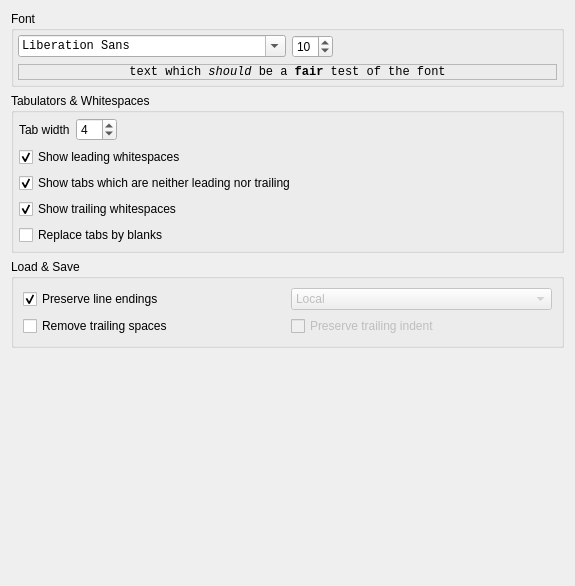
<?xml version="1.0" encoding="UTF-8"?>
<ui version="4.0">
 <class>QEditConfig</class>
 <widget class="QWidget" name="QEditConfig">
  <property name="geometry">
   <rect>
    <x>0</x>
    <y>0</y>
    <width>575</width>
    <height>586</height>
   </rect>
  </property>
  <layout class="QVBoxLayout">
   <item>
    <widget class="QGroupBox" name="gbFont">
     <property name="sizePolicy">
      <sizepolicy hsizetype="Preferred" vsizetype="Preferred">
       <horstretch>0</horstretch>
       <verstretch>0</verstretch>
      </sizepolicy>
     </property>
     <property name="title">
      <string>Font</string>
     </property>
     <layout class="QGridLayout">
      <property name="margin" stdset="0">
       <number>4</number>
      </property>
      <item row="0" column="0">
       <widget class="QFontComboBox" name="cbFont">
        <property name="font">
         <font>
          <family>Monospace</family>
         </font>
        </property>
        <property name="currentFont">
         <font>
          <family>Tahoma</family>
         </font>
        </property>
       </widget>
      </item>
      <item row="0" column="1">
       <widget class="QSpinBox" name="spnFontSize">
        <property name="buttonSymbols">
         <enum>QAbstractSpinBox::UpDownArrows</enum>
        </property>
        <property name="minimum">
         <number>6</number>
        </property>
        <property name="maximum">
         <number>50</number>
        </property>
        <property name="value">
         <number>10</number>
        </property>
       </widget>
      </item>
      <item row="1" column="0" colspan="3">
       <widget class="QLabel" name="lblSampleText">
        <property name="sizePolicy">
         <sizepolicy hsizetype="Preferred" vsizetype="Preferred">
          <horstretch>0</horstretch>
          <verstretch>0</verstretch>
         </sizepolicy>
        </property>
        <property name="font">
         <font>
          <family>Monospace</family>
         </font>
        </property>
        <property name="frameShape">
         <enum>QFrame::StyledPanel</enum>
        </property>
        <property name="frameShadow">
         <enum>QFrame::Sunken</enum>
        </property>
        <property name="text">
         <string>text which &lt;i&gt;should&lt;/i&gt; be a &lt;b&gt;fair&lt;/b&gt; test of the font</string>
        </property>
        <property name="alignment">
         <set>Qt::AlignCenter</set>
        </property>
        <property name="margin">
         <number>0</number>
        </property>
       </widget>
      </item>
      <item row="0" column="2">
       <spacer>
        <property name="orientation">
         <enum>Qt::Horizontal</enum>
        </property>
        <property name="sizeHint" stdset="0">
         <size>
          <width>40</width>
          <height>20</height>
         </size>
        </property>
       </spacer>
      </item>
     </layout>
    </widget>
   </item>
   <item>
    <widget class="QGroupBox" name="gbTabs">
     <property name="sizePolicy">
      <sizepolicy hsizetype="Preferred" vsizetype="Preferred">
       <horstretch>0</horstretch>
       <verstretch>0</verstretch>
      </sizepolicy>
     </property>
     <property name="title">
      <string>Tabulators &amp;&amp; Whitespaces</string>
     </property>
     <layout class="QVBoxLayout">
      <property name="margin" stdset="0">
       <number>5</number>
      </property>
      <item>
       <layout class="QHBoxLayout">
        <item>
         <widget class="QLabel" name="lblTabWitdh">
          <property name="sizePolicy">
           <sizepolicy hsizetype="Minimum" vsizetype="Preferred">
            <horstretch>0</horstretch>
            <verstretch>0</verstretch>
           </sizepolicy>
          </property>
          <property name="text">
           <string>Tab width</string>
          </property>
          <property name="buddy">
           <cstring>spnTabWidth</cstring>
          </property>
         </widget>
        </item>
        <item>
         <widget class="QSpinBox" name="spnTabWidth">
          <property name="value">
           <number>4</number>
          </property>
         </widget>
        </item>
        <item>
         <spacer>
          <property name="orientation">
           <enum>Qt::Horizontal</enum>
          </property>
          <property name="sizeHint" stdset="0">
           <size>
            <width>40</width>
            <height>20</height>
           </size>
          </property>
         </spacer>
        </item>
       </layout>
      </item>
      <item>
       <widget class="QCheckBox" name="chkShowLeadingWhitespace">
        <property name="text">
         <string>Show leading whitespaces</string>
        </property>
        <property name="checked">
         <bool>true</bool>
        </property>
       </widget>
      </item>
      <item>
       <widget class="QCheckBox" name="chkShowTabsInText">
        <property name="text">
         <string>Show tabs which are neither leading nor trailing</string>
        </property>
        <property name="checked">
         <bool>true</bool>
        </property>
       </widget>
      </item>
      <item>
       <widget class="QCheckBox" name="chkShowTrailingWhitespace">
        <property name="text">
         <string>Show trailing whitespaces</string>
        </property>
        <property name="checked">
         <bool>true</bool>
        </property>
       </widget>
      </item>
      <item>
       <widget class="QCheckBox" name="chkReplaceTabs">
        <property name="text">
         <string>Replace tabs by blanks</string>
        </property>
       </widget>
      </item>
     </layout>
    </widget>
   </item>
   <item>
    <widget class="QGroupBox" name="gbEncodings">
     <property name="title">
      <string>Load &amp;&amp; Save</string>
     </property>
     <layout class="QGridLayout" name="gridLayout">
      <item row="0" column="0">
       <widget class="QCheckBox" name="chkDetectLE">
        <property name="text">
         <string>Preserve line endings</string>
        </property>
        <property name="checked">
         <bool>true</bool>
        </property>
       </widget>
      </item>
      <item row="0" column="1">
       <widget class="QComboBox" name="cbLineEndings">
        <property name="enabled">
         <bool>false</bool>
        </property>
        <item>
         <property name="text">
          <string>Local</string>
         </property>
        </item>
        <item>
         <property name="text">
          <string>Unix/Linux</string>
         </property>
        </item>
        <item>
         <property name="text">
          <string>DOS/Windows</string>
         </property>
        </item>
        <item>
         <property name="text">
          <string>Old Mac</string>
         </property>
        </item>
       </widget>
      </item>
      <item row="1" column="0">
       <widget class="QCheckBox" name="chkAutoRemoveTrailingWhitespace">
        <property name="text">
         <string>Remove trailing spaces</string>
        </property>
       </widget>
      </item>
      <item row="1" column="1">
       <widget class="QCheckBox" name="chkPreserveTrailingIndent">
        <property name="enabled">
         <bool>false</bool>
        </property>
        <property name="text">
         <string>Preserve trailing indent</string>
        </property>
       </widget>
      </item>
     </layout>
    </widget>
   </item>
   <item>
    <spacer>
     <property name="orientation">
      <enum>Qt::Vertical</enum>
     </property>
     <property name="sizeType">
      <enum>QSizePolicy::MinimumExpanding</enum>
     </property>
     <property name="sizeHint" stdset="0">
      <size>
       <width>492</width>
       <height>10</height>
      </size>
     </property>
    </spacer>
   </item>
  </layout>
 </widget>
 <resources/>
 <connections>
  <connection>
   <sender>chkDetectLE</sender>
   <signal>toggled(bool)</signal>
   <receiver>cbLineEndings</receiver>
   <slot>setDisabled(bool)</slot>
   <hints>
    <hint type="sourcelabel">
     <x>190</x>
     <y>445</y>
    </hint>
    <hint type="destinationlabel">
     <x>279</x>
     <y>444</y>
    </hint>
   </hints>
  </connection>
  <connection>
   <sender>chkAutoRemoveTrailingWhitespace</sender>
   <signal>toggled(bool)</signal>
   <receiver>chkPreserveTrailingIndent</receiver>
   <slot>setEnabled(bool)</slot>
   <hints>
    <hint type="sourcelabel">
     <x>176</x>
     <y>475</y>
    </hint>
    <hint type="destinationlabel">
     <x>287</x>
     <y>479</y>
    </hint>
   </hints>
  </connection>
 </connections>
</ui>
